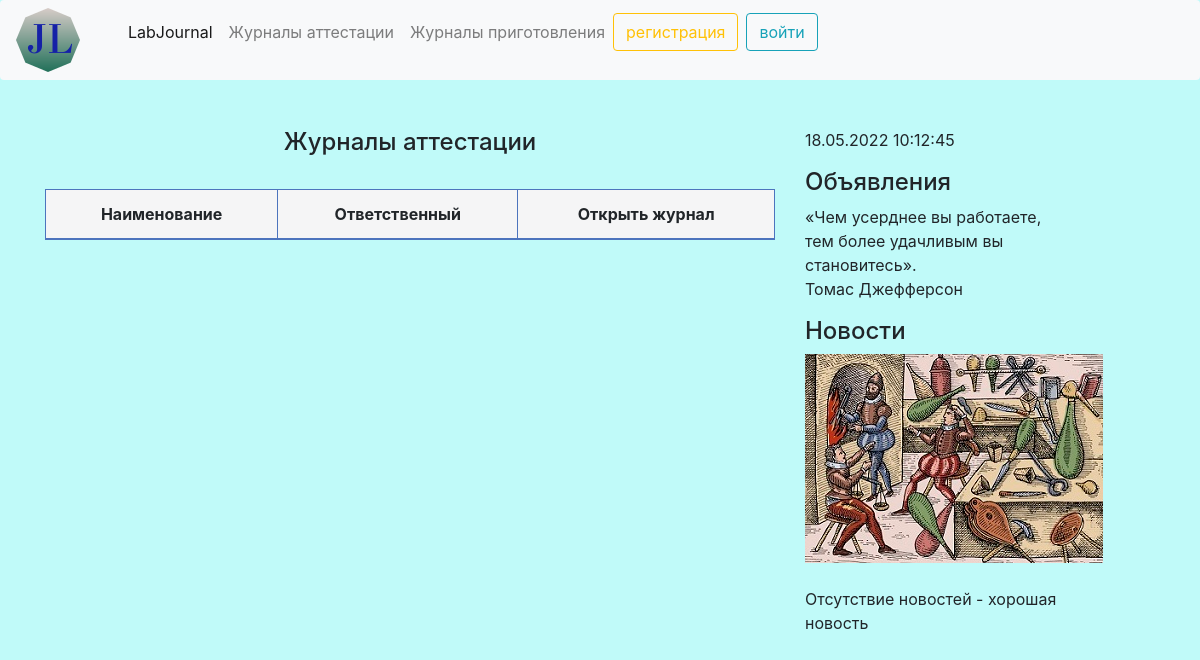
The app's page /attestationJ/, older data.
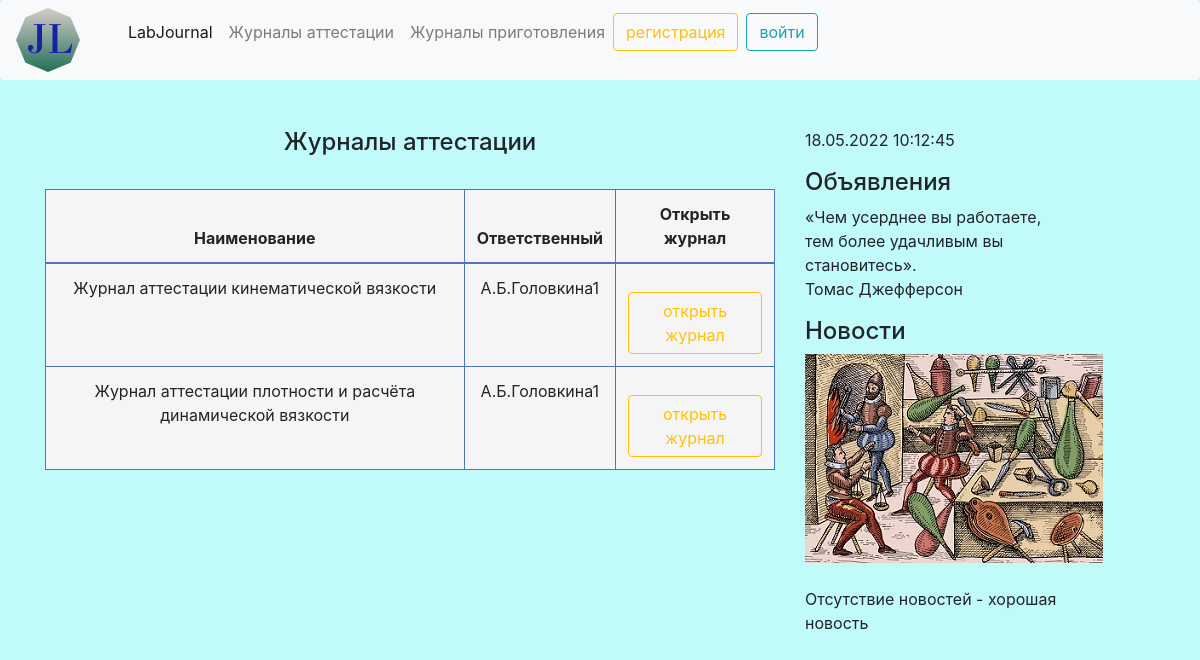
The same page, newer data.
### main/models.py (models this page shows, shortened)
class AttestationJ(models.Model):
    date = models.DateField('Дата cсоздания журнала', default=timezone.now)
    name = models.CharField('Наименование журнала', max_length=100, default='')
    ndocument = models.CharField('Методы испытаний', max_length=100, default='')
    performer = models.ForeignKey(User, on_delete=models.CASCADE, verbose_name='ответственный за ведение журнала')
    for_url = models.CharField('Адрес журнала', max_length=100, default='')
    class Meta:
        verbose_name = 'Журнал аттестации'
        verbose_name_plural = 'Журналы аттестации'

### main/views.py (the view)
# urls.py: path('attestationJ/', views.AttestationJView.as_view(), name='att')]
class AttestationJView(View):
   def get(self, request):
       AttestationJObjects = AttestationJ.objects.all()
       return render(request, 'main/attestationJ.html', {'AttestationJObjects': AttestationJObjects})

### main/templates/main/attestationJ.html (shortened to what this page needs)
{% extends 'main/base.html' %}
{% load static %}
{% block content %}
    <div style="text-align: center;"><h4>Журналы аттестации</h4></div>
<br>
<table class="table table-bordered">
<thead>
    <tr>
      <th> <div style="text-align: center;"> Наименование </div></th>
      <th> <div style="text-align: center;"> Ответственный  </div></th>
      <th> <div style="text-align: center;"> Открыть журнал  </div></th>
    </tr>
  </thead>
  <tbody>
{% for obj in AttestationJObjects %}
    <tr>
      <td align="center">{{ obj.name }}</td>
      <td align="center"> {{ obj.performer }}</td>
      <td align="center"><a href="{{obj.for_url}}"  target="_blank" class="btn btn-outline-warning mt-3">открыть журнал</a></td>
    </tr>
{% endfor %}
  </tbody>
</table>
{% endblock %}

Row changes from the older to the newer data that the page shows:
added AttestationJ: name "Журнал аттестации кинематической вязкости", performer "А.Б.Головкина1"
added AttestationJ: name "Журнал аттестации плотности и расчёта динамической вязкости", performer "А.Б.Головкина1"
